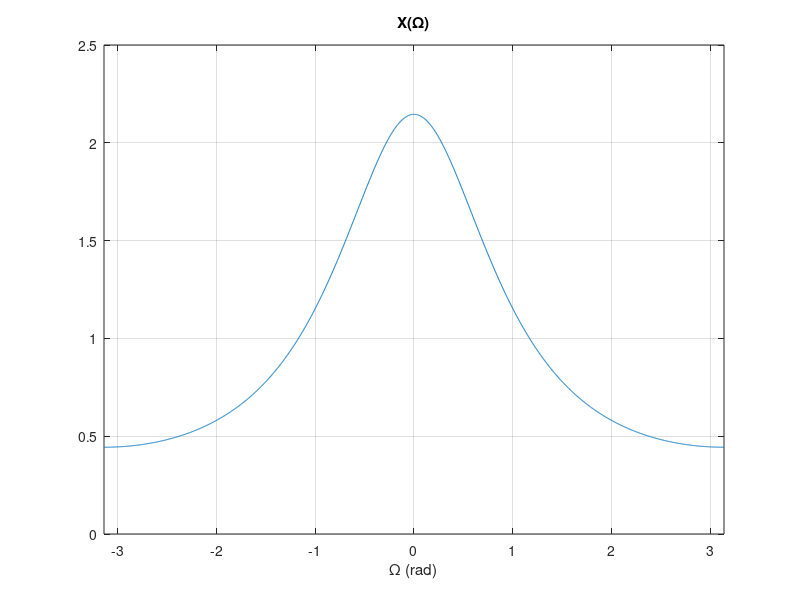

Write MATLAB code to recreate this figure.
% Script: mexdt_4_2b.m
Xa = @(omg) 2./(1+omg.*omg);
fs = 1;
Ts = 1/fs;
Omg = [-1:0.001:1]*pi;
XDTFT = zeros(size(Xa(Omg/Ts)));  % Eqn. (4.25)
for k=-5:5
  XDTFT = XDTFT+fs*Xa((Omg-2*pi*k)/Ts);
end
plot(Omg,XDTFT); grid;
axis([-pi,pi,0,2.5]);
title('X(\Omega)');
xlabel('\Omega (rad)');
